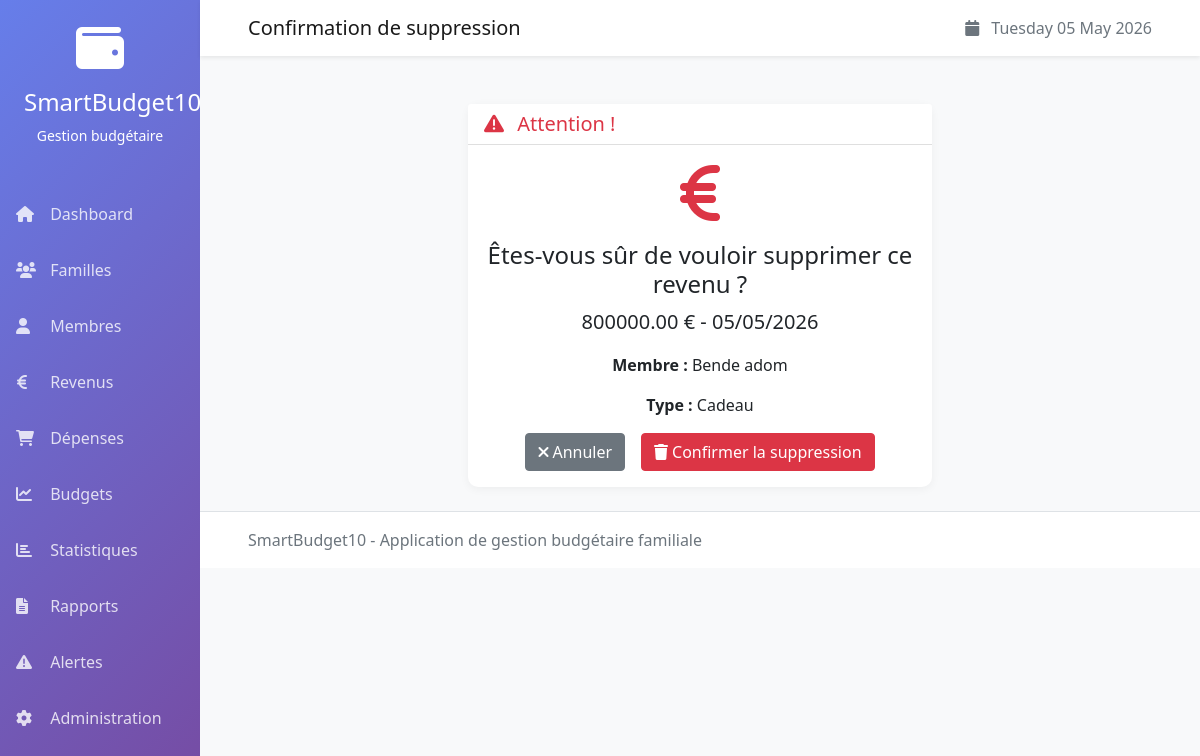
The page /revenus/1/supprimer/ on the database its author committed.
### gestionbudgetfamille10/models/revenu.py (models this page shows, shortened)
class Revenu(models.Model):
    idRevenu = models.AutoField(primary_key=True)
    Montant = models.DecimalField(max_digits=10, decimal_places=2)
    Date = models.DateField()
    idMembre = models.ForeignKey(Membre, on_delete=models.CASCADE, related_name='revenus')
    idTypeRevenu = models.ForeignKey(TypeRevenu, on_delete=models.CASCADE)
    class Meta:
        verbose_name = "Revenu"
        verbose_name_plural = "Revenus"

### gestionbudgetfamille10/models/membre.py (models this page shows, shortened)
class Membre(models.Model):
    ROLE_CHOICES = [
        ('parent', 'Parent'),
        ('enfant', 'Enfant'),
        ('autre', 'Autre'),
    ]
    idMembre = models.AutoField(primary_key=True)
    Nom = models.CharField(max_length=50)
    Prenom = models.CharField(max_length=50)
    Role = models.CharField(max_length=20, choices=ROLE_CHOICES, default='enfant')
    idFamille = models.ForeignKey(Famille, on_delete=models.CASCADE, related_name='membres')
    class Meta:
        verbose_name = "Membre"
        verbose_name_plural = "Membres"

### gestionbudgetfamille10/models/typedrevenu.py (models this page shows, shortened)
class TypeRevenu(models.Model):
    idTypeRevenu = models.AutoField(primary_key=True)
    NomType = models.CharField(max_length=50)
    class Meta:
        verbose_name = "Type de revenu"
        verbose_name_plural = "Types de revenu"

### gestionbudgetfamille10/views/revenu_views.py (the view)
# urls.py: path('revenus/<int:pk>/supprimer/', revenu_views.supprimer_revenu, name='supprimer_revenu'),
def supprimer_revenu(request, pk):
    revenu = get_object_or_404(Revenu, idRevenu=pk)
    if request.method == 'POST':
        revenu.delete()
        messages.success(request, "Revenu supprimé avec succès !")
        return redirect('liste_revenus')
    return render(request, 'gestionbudgetfamille10/revenu/supprimer.html', {'revenu': revenu})

### gestionbudgetfamille10/templates/gestionbudgetfamille10/revenu/supprimer.html (shortened to what this page needs)
{% extends 'gestionbudgetfamille10/base.html' %}
{% block page_title %}Confirmation de suppression{% endblock %}
{% block content %}
<div class="row justify-content-center">
    <div class="col-md-6">
        <div class="card">
            <div class="card-header bg-white">
                <h5 class="mb-0 text-danger">
                    <i class="fas fa-exclamation-triangle me-2"></i>
                    Attention !
                </h5>
            </div>
            <div class="card-body text-center">
                <i class="fas fa-euro-sign fa-4x text-danger mb-3"></i>
                <h4>Êtes-vous sûr de vouloir supprimer ce revenu ?</h4>
                <p class="lead">{{ revenu.Montant|floatformat:2 }} € - {{ revenu.Date|date:"d/m/Y" }}</p>
                <p><strong>Membre :</strong> {{ revenu.idMembre.Prenom }} {{ revenu.idMembre.Nom }}</p>
                <p><strong>Type :</strong> {{ revenu.idTypeRevenu.NomType }}</p>
                <form method="post">
                    <div class="d-grid gap-2 d-md-flex justify-content-md-center">
                        <a href="{% url 'liste_revenus' %}" class="btn btn-secondary me-md-2">
                            <i class="fas fa-times me-1"></i>Annuler
                        </a>
                        <button type="submit" class="btn btn-danger">
                            <i class="fas fa-trash me-1"></i>Confirmer la suppression
                        </button>
                    </div>
                </form>
            </div>
        </div>
    </div>
</div>
{% endblock %}

### gestionbudgetfamille10/templates/gestionbudgetfamille10/base.html (style rules this page uses)
.card { border: none; border-radius: 10px; box-shadow: 0 2px 10px rgba(0,0,0,.05); transition: transform 0.3s; }

### rows shown on the page
Revenu: Montant "800000.00", Date "05/05/2026", idMembre.Prenom "Bende", idMembre.Nom "adom", idTypeRevenu.NomType "Cadeau"
